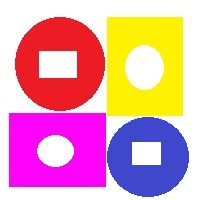
%> input picture praticas/praticaProva_Unidade2/prv2.jpg, 200 x 200 px
$ octave teste.m   (GNU Octave 9; MATLAB toolbox functions it lacks are replaced by stand-ins)
%> lines starting %> are read from the running program, lines starting %| are printed output that depends on the picture; in (x1, y1, x2, y2) boxes, pixels count from 0 and x2, y2 are one past the last pixel; in counts of white or black regions, pixels touching at a corner belong together; the program's own positions count from 1
clear all
close all
pkg load image

fig = imread('C:\Users\Tuany Mariah\Google Drive\TADS\2018.1\Processamento Digital de Imagens\praticas\praticaProva_Unidade2\prv2.jpg');
%> fig is the input picture: size 200x200x3 uint8; mean R, G, B 228, 160.5, 176.9
figure('name', 'Imagem Original')
imshow(fig)

r = fig(:,:,1);
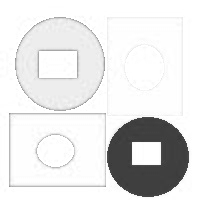
%> r: size 200x200 uint8; min 54, max 255, mean 228
g = fig(:,:,2);
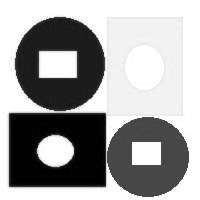
%> g: size 200x200 uint8; min 0, max 255, mean 160.5
b = fig(:,:,3);
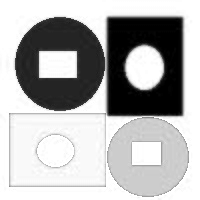
%> b: size 200x200 uint8; min 0, max 255, mean 176.9

red = uint8(zeros(size(fig,1), size(fig,2), size(fig,3)));
amr = uint8(zeros(size(fig,1), size(fig,2), size(fig,3)));
azl = uint8(zeros(size(fig,1), size(fig,2), size(fig,3)));
mag =  uint8(zeros(size(fig,1), size(fig,2), size(fig,3)));
t = uint8(zeros(size(fig,1), size(fig,2), size(fig,3)));
for i = 1:size(fig, 1)
  for j = 1:size(fig, 2)
    if r(i,j,:)>100&&b(i,j,:)>100
      t(i,j,:) = 255;
    elseif (r(i,j,:)>100 &&g (i,j,:)>100)
      t(i,j,:) = 255;
     else
      t(i,j,:) = 0;
    endif
  endfor
endfor
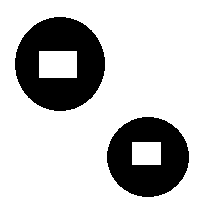
%> t: size 200x200x3 uint8; 74.8% white; 2 black regions, box (x1, y1, x2, y2) and area: (15, 17, 105, 111) 5598, (107, 117, 189, 197) 4471
figure('Name', 'magenta e amarelo'), imshow(t);
